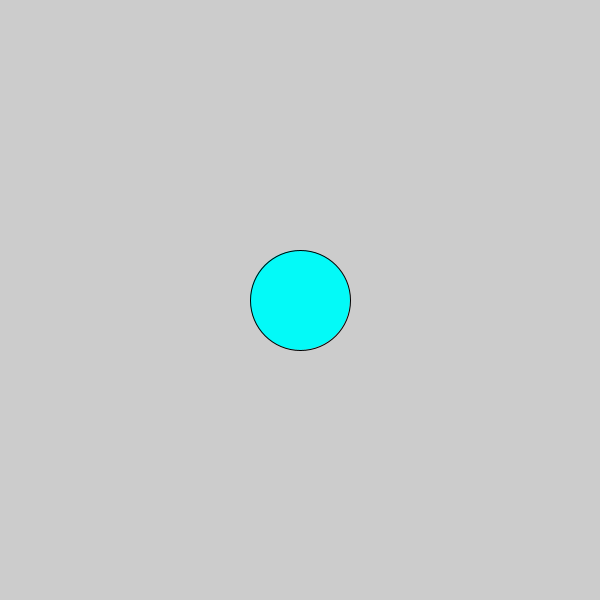
Frame 1 (no input)
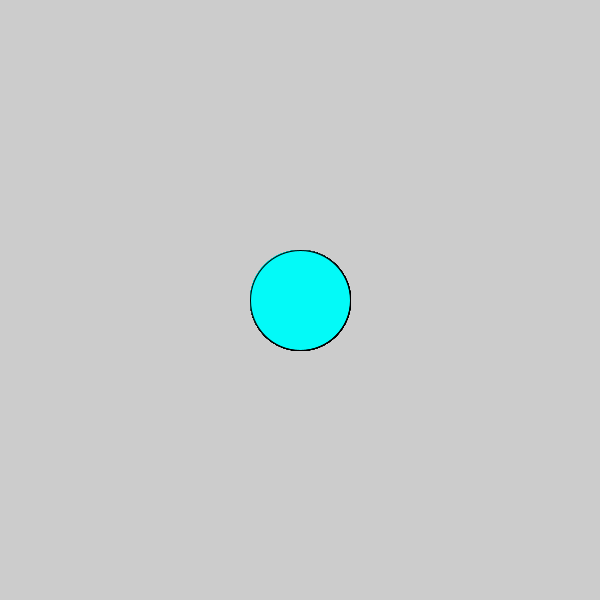
Frame 60 (the mouse pressed at the canvas centre just before this capture)
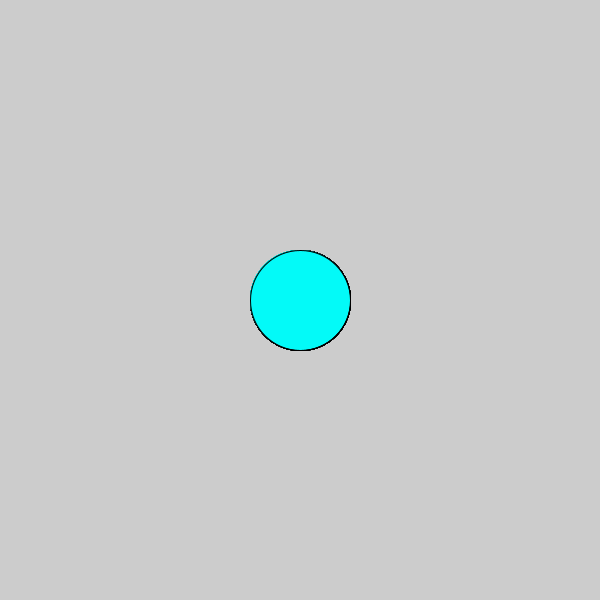
Frame 120 (the mouse held since frame 60 and released just before this capture)

The Processing sketch that drew these frames (run headless with seeded random() and noise(); from frame 60 on, the mouse is pressed at the canvas centre):

// Processing sketch: TheDot
// ── TheDot.pde
void setup(){
  size (600,600);
}
void draw() {
  fill(#03FAF8);
  ellipse(300, 300, 100,100);
}
